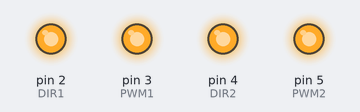
This sketch was run on a simulated Arduino Uno, built with avr-gcc and run on an emulated ATmega328P. Parts: output pins drawn as LEDs (lit = HIGH).

Above: at 0.1 s.
Timing chart, 0 to 1.6 s (numbered marks = the images above):
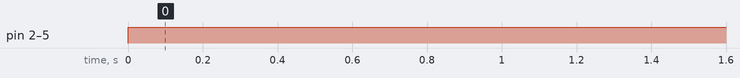

Measured:
- by itself, pin 2 (DIR1), pin 3 (PWM1), pin 4 (DIR2), pin 5 (PWM2): LOW → HIGH at 0.00 s

The sketch:

m3.ino
```cpp
#define DIR1 2
#define PWM1 3
#define DIR2 4
#define PWM2 5

void setup() {
  // put your setup code here, to run once:
   pinMode(DIR1, OUTPUT);
   pinMode(PWM1 , OUTPUT);
   pinMode(DIR2, OUTPUT);
   pinMode(PWM2, OUTPUT);
}

void loop() {
  // put your main code here, to run repeatedly:
  digitalWrite(DIR1, HIGH);
  analogWrite(PWM1, 255);
  digitalWrite(DIR2, HIGH);
  analogWrite(PWM2, 255);
}
```
